Frame 1 (no input): blank canvas, image omitted
Frame 60 (no input): blank canvas, image omitted
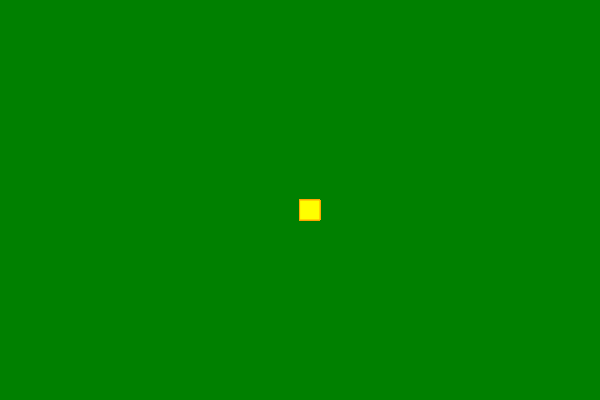
Frame 120 (the mouse pressed at the canvas centre since frame 60)

The p5.js sketch whose frames 1 and 60 were blank and that drew this single picture after the mouse press (run headless with seeded random() and noise() and a simulated clock; from frame 60 on, the mouse is pressed at the canvas centre):

// p5.js sketch
// ── sketch.js
function setup() {
    createCanvas(600, 400);
    background("green")
  }
  
  function draw() {
    
    
    stroke("orange")
    fill("yellow")
    
    //console.log(mouseIsPressed);
    
    if(mouseIsPressed){
    rect(mouseX,mouseY,20,20)
    }
    
  }
